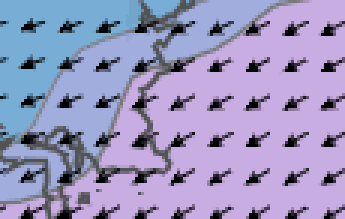
#> input picture sample.png, 115 x 73 px (shown 3 times larger)
$ python -i dir.py   (imports and definitions only)   (Python 2 division)   (older library calls are emulated)
#> lines starting #> are read from the running program, lines starting #| are printed output that depends on the picture; after the words box and inside, x2 and y2 are one past the last pixel; in counts of white or black regions, pixels touching at a corner belong together
#> further down, picture is the input picture: shape (73, 115, 3); mean B, G, R 191, 149.6, 154.1
#!/usr/bin/python
import cv2
import numpy as np
from matplotlib import pyplot as plt
import math
import matplotlib.path as mplPath
from math import atan2, degrees, pi

def area(p):
    return 0.5 * abs(sum(x0*y1 - x1*y0
                         for ((x0, y0), (x1, y1)) in segments(p)))


def direction2(img):

	height, width, channels = img.shape
#> height = 73; width = 115; channels = 3
	img = cv2.resize(img, (width*8, height*8))
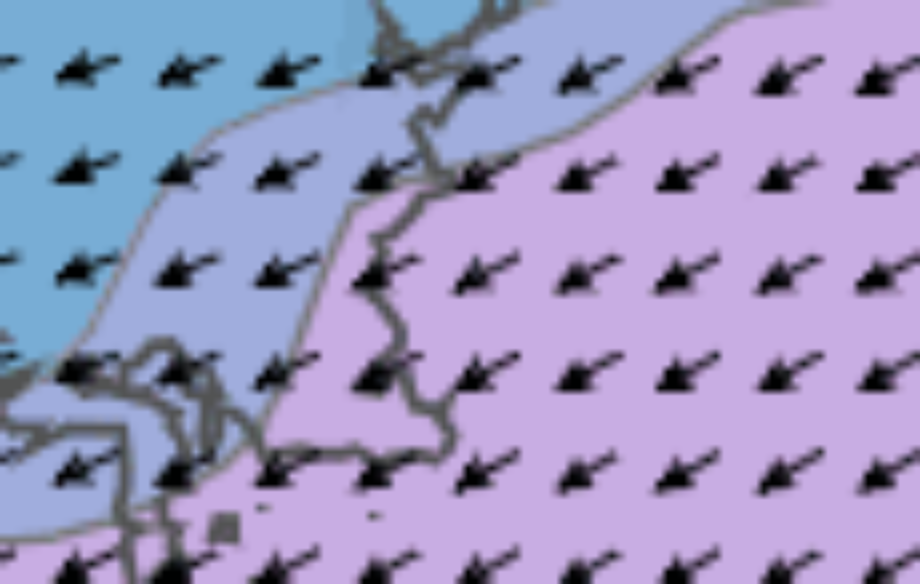
#> img: shape (584, 920, 3); mean of channels 0, 1, 2 191, 149.6, 154; drawn as B, G, R
	img = cv2.medianBlur(img,9)
	imgray = cv2.cvtColor(img,cv2.COLOR_BGR2GRAY)
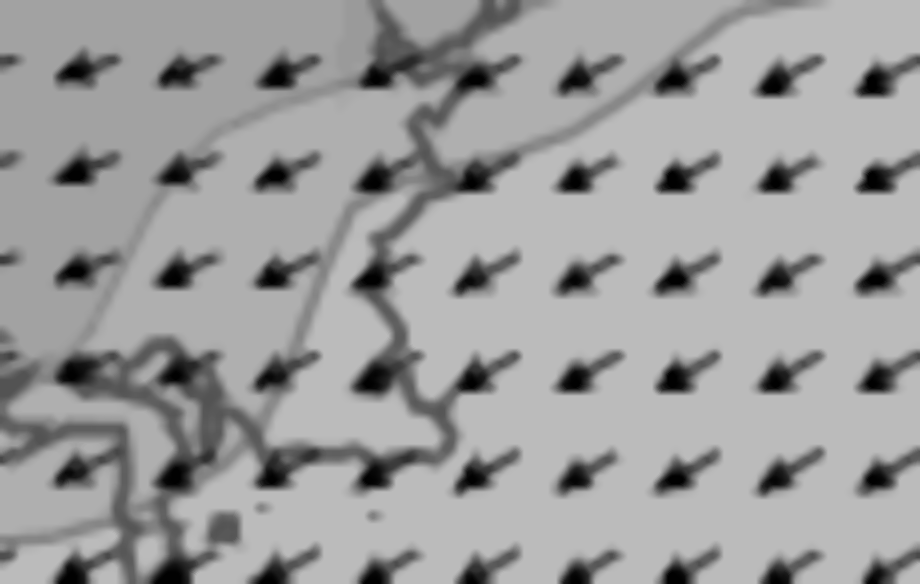
#> imgray: shape (584, 920); min 1, max 187, mean 156.2


	ret,th1 = cv2.threshold(imgray,150,255,cv2.THRESH_BINARY)
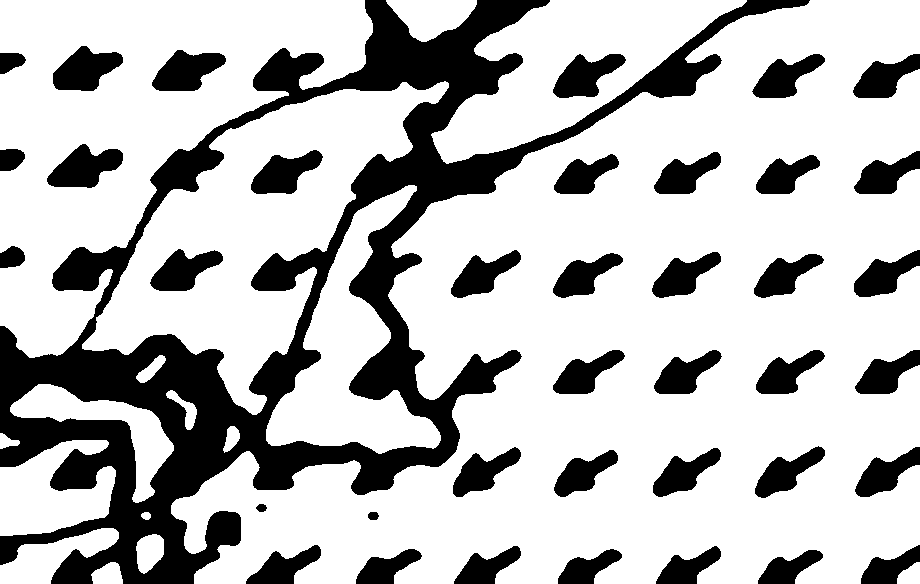
#> th1: shape (584, 920); 73.5% white; 39 black regions, largest, box (x1, y1, x2, y2) and area: (0, 0, 810, 584) 89288, (47, 144, 123, 188) 2004, (53, 46, 123, 91) 1980
	edged=cv2.Canny(th1,127,200)
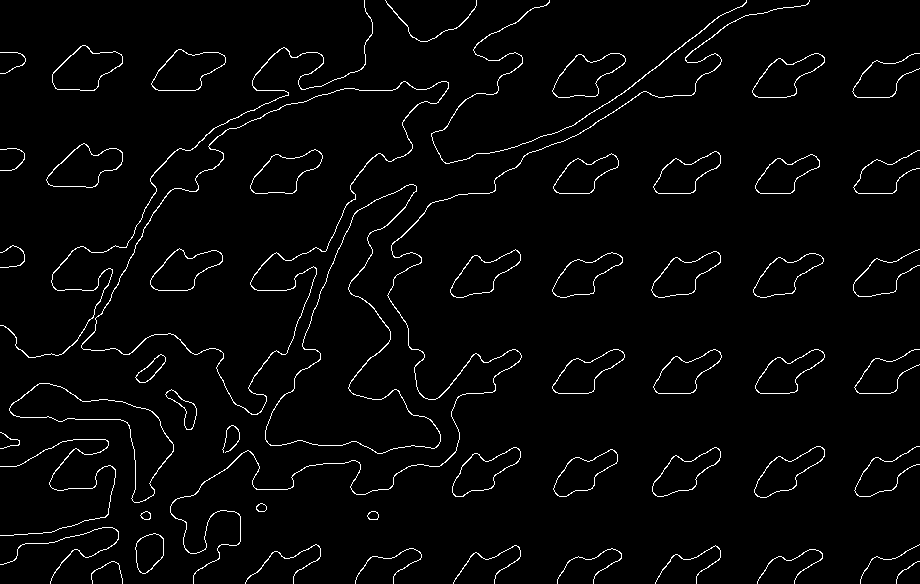
#> edged: shape (584, 920); 2.7% white in thin lines or dots
	#return edged


	(img2,cnts, _) = cv2.findContours(edged.copy(), cv2.RETR_EXTERNAL, cv2.CHAIN_APPROX_SIMPLE)
#> cnts = 53 contours, 9 with area under 20; largest, box (x1, y1, x2, y2) and area: (81, 81, 449, 415) 47286, (265, 184, 441, 454) 17573, (9, 383, 174, 503) 5396, (46, 143, 123, 188) 2000, (52, 45, 123, 91) 1991

	kot=[]
	up_c=0
	down_c=0


	for c in cnts:
		area = cv2.contourArea(c)
		#print area
		cv2.drawContours(img,[c],0,(0,255,0),1)
		if area > 500 and area < 1750 and len(c) > 5:
			#cv2.drawContours(img,[c],0,(0,255,0),1)
			(x,y),radius = cv2.minEnclosingCircle(c)
			center = (int(x),int(y))

			ellipse = cv2.fitEllipse(c)
			(x,y),(MA,ma),angle = cv2.fitEllipse(c)
			#cv2.ellipse(img,ellipse,(0,255,0),1)

			rect = cv2.minAreaRect(c)
			box = cv2.boxPoints(rect)
			box = np.int0(box)
			#print box
			cv2.drawContours(img,[box],0,(0,0,255),1)


			a= math.hypot(box[1][0] - box[0][0], box[1][1] - box[0][1])
			b= math.hypot(box[3][0] - box[0][0], box[3][1] - box[0][1])

			if a>b :
				xos=(box[0][0]+box[1][0])/2
				yos=(box[0][1]+box[1][1])/2
				xos2=(box[2][0]+box[3][0])/2
				yos2=(box[2][1]+box[3][1])/2

				xosa=(box[1][0]+box[2][0])/2
				yosa=(box[1][1]+box[2][1])/2
				xos2a=(box[0][0]+box[3][0])/2
				yos2a=(box[0][1]+box[3][1])/2


				bbPath = mplPath.Path(np.array([[box[0][0], box[0][1]],[xos, yos],[xos2, yos2],[box[3][0], box[3][1]]]))
				bbPath2 = mplPath.Path(np.array([[box[1][0], box[1][1]], [xos, yos], [xos2, yos2],[box[2][0], box[2][1]]]))

				#pol=np.array([[box[1][0], box[1][1]], [xos, yos], [xos2, yos2],[box[2][0], box[2][1]]])
				#cv2.drawContours(img,[pol],0,(0,0,255),1)


			else:
				xos=(box[1][0]+box[2][0])/2
				yos=(box[1][1]+box[2][1])/2
				xos2=(box[0][0]+box[3][0])/2
				yos2=(box[0][1]+box[3][1])/2

				xosa=(box[0][0]+box[1][0])/2
				yosa=(box[0][1]+box[1][1])/2
				xos2a=(box[2][0]+box[3][0])/2
				yos2a=(box[2][1]+box[3][1])/2


				bbPath = mplPath.Path(np.array([[box[0][0], box[0][1]],[box[1][0], box[1][1]], [xos, yos], [xos2, yos2]]))
				bbPath2 = mplPath.Path(np.array([[box[3][0], box[3][1]],[box[2][0], box[2][1]], [xos, yos], [xos2, yos2]]))

				#pol=np.array([[box[3][0], box[3][1]],[box[2][0], box[2][1]], [xos, yos], [xos2, yos2]])
				#cv2.drawContours(img,[pol],0,(0,0,255),1)

			r = 5 # accuracy
			dots_down=[]
			dots_up=[]
			for dot in c:
				#print bbPath
				result= bbPath.contains_point((dot[0][0], dot[0][1]),radius=r) or bbPath.contains_point((dot[0][0], dot[0][1]),radius=-r)
				result2= bbPath2.contains_point((dot[0][0], dot[0][1]),radius=r) or bbPath2.contains_point((dot[0][0], dot[0][1]),radius=-r)

				if result == True :
					nov = [dot[0][0], dot[0][1]]
					dots_down.append(nov)

				if result2 == True :
					nov = [dot[0][0], dot[0][1]]
					dots_up.append(nov)
					cv2.circle(img, (dot[0][0],dot[0][1]), 2, (255, 0, 0), -1)
					#print nov

			#if contour is closed
			#if cv2.isContourConvex(c):
			down=np.array(dots_down)
			up=np.array(dots_up)
			#area_down = cv2.contourArea(down)
			#area_up = cv2.contourArea(up)


			area_up = cv2.contourArea(np.array(up).reshape((-1,1,2)).astype(np.int32))
			area_down = cv2.contourArea(np.array(down).reshape((-1,1,2)).astype(np.int32))

			# [11 lines of commented-out code are left out]

			if area_up > area_down:
				up_c=up_c+1
				#kot.append(round(angle,-1))
				print 'UP'
				#print round(degs,-1)
				#print round(angle,-1)
				kot.append(round(angle,-1))


			else:
				down_c=down_c+1
				#kot.append(round(angle,-1))
				down_c=down_c+1
				print 'DOWN'
				kot.append(round(angle,-1))


			cv2.drawContours(img, [c], -1, (0, 255, 255), 1)
#> this loop made 53 passes
#> (area, radius, center, ellipse, MA, ma) on passes 15, 16, 17, 19, 27, 28, 29: (1489, 36.75, (585, 472), ((583, 473.1), (31.12, 68.21), 59.53), 31.12, 68.21), (1601, 39.66, (686, 471), ((683.8, 471.7), (32.31, 73.35), 58.8), 32.31, 73.35), (1631, 39.94, (486, 471), ((483.5, 470.6), (33.42, 72.18), 58.91), 33.42, 72.18), (1608, 41.19, (789, 471), ((785.4, 472.3), (29.95, 75.27), 58.26), 29.95, 75.27), (1570, 38.51, (789, 371), ((786.9, 373.2), (34.33, 72.48), 59.3), 34.33, 72.48), (1592.5, 37.9, (687, 371), ((684.9, 373.4), (34.43, 71.23), 58.98), 34.43, 71.23), (1584, 39.82, (588, 371), ((585.8, 373.9), (33.18, 75.35), 61.84), 33.18, 75.35)
#> (area, radius, ellipse, MA, ma, angle) on pass 10: (838.5, 21.08, ((148.6, 552.1), (28.44, 40.54), 23.48), 28.44, 40.54, 23.48)
#| UP
#| DOWN
#| DOWN
#| DOWN
#| DOWN
#| DOWN
#| DOWN
#| DOWN
#> (further printed lines are left out)
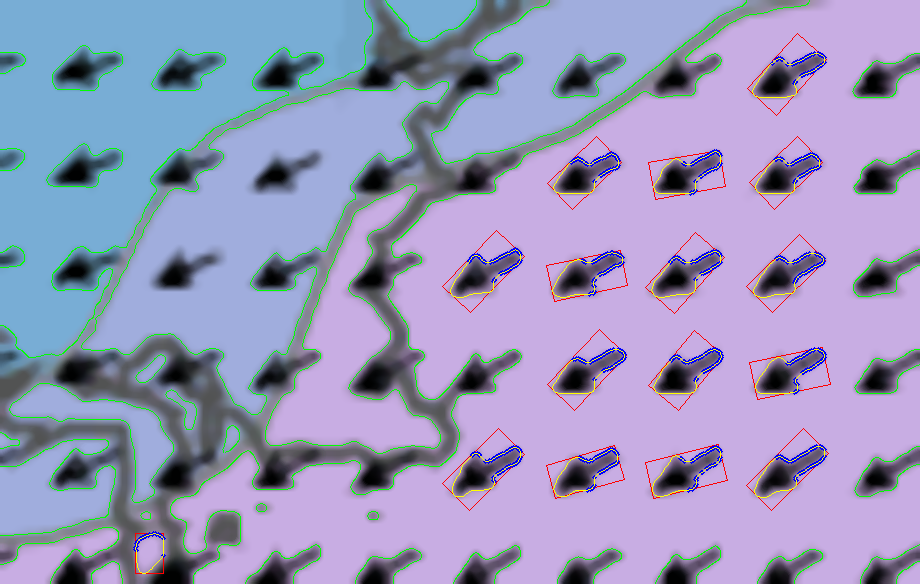
#> img: shape (584, 920, 3); mean of channels 0, 1, 2 187, 150.9, 151.3; drawn as B, G, R
#> after the loop, down_c = 30; kot = [20, 60, 60, 60, 60, 60, 60, 60, 60, 60, 60, 60, 60, 60, 60, 60]; up_c = 1
			#cv2.circle(img, center, 1, (125, 125, 0), -1)


	d = {}
	if kot:
		for elm in kot:
			d[elm] = d.get(elm, 0) + 1
#> this loop made 16 passes
#> elm on passes 1 to 12: 20, 60, 60, 60, 60, 60, 60, 60, 60, 60, 60, 60
#> after the loop, d = {20: 1, 60: 15}
		counts = [(j,i) for i,j in d.items()]
#> counts = [(1, 20), (15, 60)]
		count, angle = max(counts)
#> count = 15; angle = 60

		#preracunaj kot
		if down_c > up_c and angle > 90:
			#print 'up'
			angle =180+angle
		elif up_c > down_c and angle < 90:
			angle =180+angle


		if angle >= 337.5 and angle <= 360:
			smer = 'N'
		elif angle >=0 and angle <22.5:
			smer = 'N'
		elif angle >=22.5 and angle <67.5:
			smer = 'NE'
		elif angle >=67.5 and angle <112.5:
			smer = 'E'
		elif angle >=112.5 and angle <157.5:
			smer = 'SE'
		elif angle >=157.5 and angle <202.5:
			smer = 'S'
		elif angle >=202.5 and angle <247.5:
			smer = 'SW'
		elif angle >=247.5 and angle <292.5:
			smer = 'W'
		elif angle >=292.5 and angle <337.5:
			smer = 'NW'
		else:
			smer=0

		return smer
		# [8 lines of commented-out code are left out]

>>> import cv2
>>> picture = cv2.imread('sample.png')
>>> result = direction2(picture)
#> result = 'NE'
